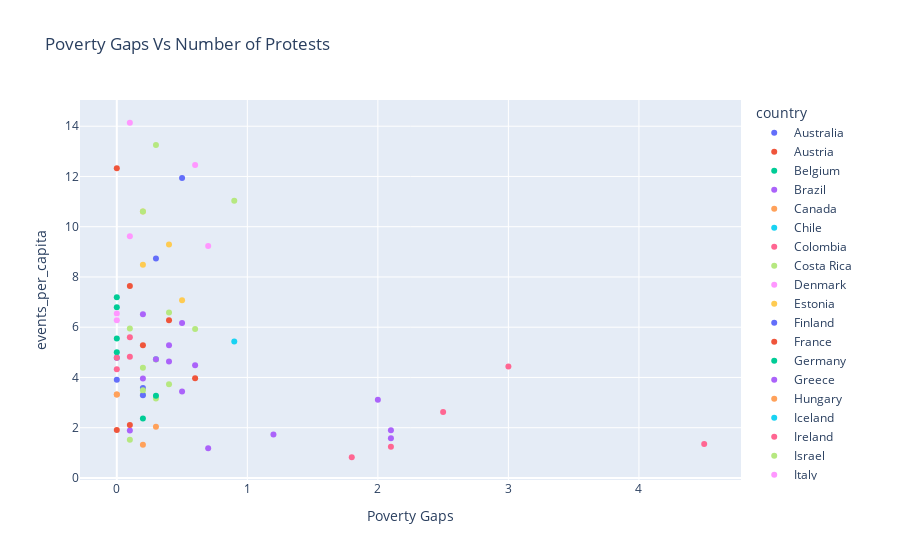

Notebook code for this chart:
### Code cell
import plotly.express as px

# Create the scatter plot using Plotly Express
fig = px.scatter(
    combined_data, 
    x='poverty_gaps',
    y='events_per_capita' ,
    color='country',
    labels={
        'event_date': 'Year',
        'poverty_gaps': 'Poverty Gaps',
    },
    title='Poverty Gaps Vs Number of Protests'
)

fig.show()

### Figure 1 — Plotly figure (JSON) as saved in the notebook; plotly's stock layout.template omitted (floating-point values rounded to 4 significant figures)
{"data": [{"hovertemplate": "country=Australia<br>Poverty Gaps=%{x}<br>events_per_capita=%{y}<extra></extra>", "legendgroup": "Australia", "marker": {"color": "#636efa", "symbol": "circle"}, "mode": "markers", "name": "Australia", "orientation": "v", "showlegend": true, "type": "scatter", "x": [null, null], "xaxis": "x", "y": [2.651, 3.053], "yaxis": "y"}, {"hovertemplate": "country=Austria<br>Poverty Gaps=%{x}<br>events_per_capita=%{y}<extra></extra>", "legendgroup": "Austria", "marker": {"color": "#EF553B", "symbol": "circle"}, "mode": "markers", "name": "Austria", "orientation": "v", "showlegend": true, "type": "scatter", "x": [0.6, 0.4, null], "xaxis": "x", "y": [3.97, 6.275, 3.252], "yaxis": "y"}, {"hovertemplate": "country=Belgium<br>Poverty Gaps=%{x}<br>events_per_capita=%{y}<extra></extra>", "legendgroup": "Belgium", "marker": {"color": "#00cc96", "symbol": "circle"}, "mode": "markers", "name": "Belgium", "orientation": "v", "showlegend": true, "type": "scatter", "x": [0, 0, null], "xaxis": "x", "y": [6.795, 7.19, 4.476], "yaxis": "y"}, {"hovertemplate": "country=Brazil<br>Poverty Gaps=%{x}<br>events_per_capita=%{y}<extra></extra>", "legendgroup": "Brazil", "marker": {"color": "#ab63fa", "symbol": "circle"}, "mode": "markers", "name": "Brazil", "orientation": "v", "showlegend": true, "type": "scatter", "x": [2, 2.1, 0.7, 2.1, 1.2], "xaxis": "x", "y": [3.116, 1.58, 1.179, 1.894, 1.731], "yaxis": "y"}, {"hovertemplate": "country=Canada<br>Poverty Gaps=%{x}<br>events_per_capita=%{y}<extra></extra>", "legendgroup": "Canada", "marker": {"color": "#FFA15A", "symbol": "circle"}, "mode": "markers", "name": "Canada", "orientation": "v", "showlegend": true, "type": "scatter", "x": [null, null], "xaxis": "x", "y": [4.424, 4.696], "yaxis": "y"}, {"hovertemplate": "country=Chile<br>Poverty Gaps=%{x}<br>events_per_capita=%{y}<extra></extra>", "legendgroup": "Chile", "marker": {"color": "#19d3f3", "symbol": "circle"}, "mode": "markers", "name": "Chile", "orientation": "v", "showlegend": true, "type": "scatter", "x": [null, null, 0.9, null, 0.3], "xaxis": "x", "y": [5.524, 8.351, 5.43, 4.514, 4.729], "yaxis": "y"}, {"hovertemplate": "country=Colombia<br>Poverty Gaps=%{x}<br>events_per_capita=%{y}<extra></extra>", "legendgroup": "Colombia", "marker": {"color": "#FF6692", "symbol": "circle"}, "mode": "markers", "name": "Colombia", "orientation": "v", "showlegend": true, "type": "scatter", "x": [1.8, 2.1, 4.5, 3, 2.5], "xaxis": "x", "y": [0.8239, 1.243, 1.347, 4.432, 2.629], "yaxis": "y"}, {"hovertemplate": "country=Costa Rica<br>Poverty Gaps=%{x}<br>events_per_capita=%{y}<extra></extra>", "legendgroup": "Costa Rica", "marker": {"color": "#B6E880", "symbol": "circle"}, "mode": "markers", "name": "Costa Rica", "orientation": "v", "showlegend": true, "type": "scatter", "x": [0.6, 0.4, 0.9, 0.4, 0.3], "xaxis": "x", "y": [5.932, 6.589, 11.03, 3.725, 3.166], "yaxis": "y"}, {"hovertemplate": "country=Denmark<br>Poverty Gaps=%{x}<br>events_per_capita=%{y}<extra></extra>", "legendgroup": "Denmark", "marker": {"color": "#FF97FF", "symbol": "circle"}, "mode": "markers", "name": "Denmark", "orientation": "v", "showlegend": true, "type": "scatter", "x": [0.1, 0.1, null], "xaxis": "x", "y": [9.62, 14.14, 6.285], "yaxis": "y"}, {"hovertemplate": "country=Estonia<br>Poverty Gaps=%{x}<br>events_per_capita=%{y}<extra></extra>", "legendgroup": "Estonia", "marker": {"color": "#FECB52", "symbol": "circle"}, "mode": "markers", "name": "Estonia", "orientation": "v", "showlegend": true, "type": "scatter", "x": [0.2, 0.2, null], "xaxis": "x", "y": [10.61, 8.49, 5.486], "yaxis": "y"}, {"hovertemplate": "country=Finland<br>Poverty Gaps=%{x}<br>events_per_capita=%{y}<extra></extra>", "legendgroup": "Finland", "marker": {"color": "#636efa", "symbol": "circle"}, "mode": "markers", "name": "Finland", "orientation": "v", "showlegend": true, "type": "scatter", "x": [0, 0, null], "xaxis": "x", "y": [3.906, 4.783, 6.209], "yaxis": "y"}, {"hovertemplate": "country=France<br>Poverty Gaps=%{x}<br>events_per_capita=%{y}<extra></extra>", "legendgroup": "France", "marker": {"color": "#EF553B", "symbol": "circle"}, "mode": "markers", "name": "France", "orientation": "v", "showlegend": true, "type": "scatter", "x": [0.1, 0, null], "xaxis": "x", "y": [7.644, 12.33, 9.447], "yaxis": "y"}, {"hovertemplate": "country=Germany<br>Poverty Gaps=%{x}<br>events_per_capita=%{y}<extra></extra>", "legendgroup": "Germany", "marker": {"color": "#00cc96", "symbol": "circle"}, "mode": "markers", "name": "Germany", "orientation": "v", "showlegend": true, "type": "scatter", "x": [null, null, null], "xaxis": "x", "y": [5.161, 5.066, 5.692], "yaxis": "y"}, {"hovertemplate": "country=Greece<br>Poverty Gaps=%{x}<br>events_per_capita=%{y}<extra></extra>", "legendgroup": "Greece", "marker": {"color": "#ab63fa", "symbol": "circle"}, "mode": "markers", "name": "Greece", "orientation": "v", "showlegend": true, "type": "scatter", "x": [0.1, 0.4, 0.5, 0.4, null], "xaxis": "x", "y": [1.891, 4.636, 6.169, 5.279, 4.162], "yaxis": "y"}, {"hovertemplate": "country=Hungary<br>Poverty Gaps=%{x}<br>events_per_capita=%{y}<extra></extra>", "legendgroup": "Hungary", "marker": {"color": "#FFA15A", "symbol": "circle"}, "mode": "markers", "name": "Hungary", "orientation": "v", "showlegend": true, "type": "scatter", "x": [0.3, 0.2, null], "xaxis": "x", "y": [2.041, 1.318, 4.304], "yaxis": "y"}, {"hovertemplate": "country=Iceland<br>Poverty Gaps=%{x}<br>events_per_capita=%{y}<extra></extra>", "legendgroup": "Iceland", "marker": {"color": "#19d3f3", "symbol": "circle"}, "mode": "markers", "name": "Iceland", "orientation": "v", "showlegend": true, "type": "scatter", "x": [null, null, null], "xaxis": "x", "y": [7.913, 7.516, 7.33], "yaxis": "y"}, {"hovertemplate": "country=Ireland<br>Poverty Gaps=%{x}<br>events_per_capita=%{y}<extra></extra>", "legendgroup": "Ireland", "marker": {"color": "#FF6692", "symbol": "circle"}, "mode": "markers", "name": "Ireland", "orientation": "v", "showlegend": true, "type": "scatter", "x": [0.1, 0, null], "xaxis": "x", "y": [5.596, 4.331, 5.442], "yaxis": "y"}, {"hovertemplate": "country=Israel<br>Poverty Gaps=%{x}<br>events_per_capita=%{y}<extra></extra>", "legendgroup": "Israel", "marker": {"color": "#B6E880", "symbol": "circle"}, "mode": "markers", "name": "Israel", "orientation": "v", "showlegend": true, "type": "scatter", "x": [0.1, 0.2, 0.2, 0.3, 0.3, 0.2, null], "xaxis": "x", "y": [1.521, 3.317, 4.391, 4.716, 13.25, 10.61, 7.711], "yaxis": "y"}, {"hovertemplate": "country=Italy<br>Poverty Gaps=%{x}<br>events_per_capita=%{y}<extra></extra>", "legendgroup": "Italy", "marker": {"color": "#FF97FF", "symbol": "circle"}, "mode": "markers", "name": "Italy", "orientation": "v", "showlegend": true, "type": "scatter", "x": [0.7, 0.6, null], "xaxis": "x", "y": [9.233, 12.46, 7.794], "yaxis": "y"}, {"hovertemplate": "country=Japan<br>Poverty Gaps=%{x}<br>events_per_capita=%{y}<extra></extra>", "legendgroup": "Japan", "marker": {"color": "#FECB52", "symbol": "circle"}, "mode": "markers", "name": "Japan", "orientation": "v", "showlegend": true, "type": "scatter", "x": [null, null, null, null, null], "xaxis": "x", "y": [1.291, 1.018, 1.2, 1.129, 1.266], "yaxis": "y"}, {"hovertemplate": "country=Latvia<br>Poverty Gaps=%{x}<br>events_per_capita=%{y}<extra></extra>", "legendgroup": "Latvia", "marker": {"color": "#636efa", "symbol": "circle"}, "mode": "markers", "name": "Latvia", "orientation": "v", "showlegend": true, "type": "scatter", "x": [0.2, 0.2, null], "xaxis": "x", "y": [3.578, 3.29, 2.501], "yaxis": "y"}, {"hovertemplate": "country=Lithuania<br>Poverty Gaps=%{x}<br>events_per_capita=%{y}<extra></extra>", "legendgroup": "Lithuania", "marker": {"color": "#EF553B", "symbol": "circle"}, "mode": "markers", "name": "Lithuania", "orientation": "v", "showlegend": true, "type": "scatter", "x": [0.1, 0.2, null], "xaxis": "x", "y": [2.111, 5.284, 2.684], "yaxis": "y"}, {"hovertemplate": "country=Luxembourg<br>Poverty Gaps=%{x}<br>events_per_capita=%{y}<extra></extra>", "legendgroup": "Luxembourg", "marker": {"color": "#00cc96", "symbol": "circle"}, "mode": "markers", "name": "Luxembourg", "orientation": "v", "showlegend": true, "type": "scatter", "x": [0, 0, null], "xaxis": "x", "y": [5.552, 5.0, 5.053], "yaxis": "y"}, {"hovertemplate": "country=Mexico<br>Poverty Gaps=%{x}<br>events_per_capita=%{y}<extra></extra>", "legendgroup": "Mexico", "marker": {"color": "#ab63fa", "symbol": "circle"}, "mode": "markers", "name": "Mexico", "orientation": "v", "showlegend": true, "type": "scatter", "x": [0.5, null, 0.6, null, 0.3], "xaxis": "x", "y": [3.444, 3.853, 4.484, 4.852, 4.721], "yaxis": "y"}, {"hovertemplate": "country=Netherlands<br>Poverty Gaps=%{x}<br>events_per_capita=%{y}<extra></extra>", "legendgroup": "Netherlands", "marker": {"color": "#FFA15A", "symbol": "circle"}, "mode": "markers", "name": "Netherlands", "orientation": "v", "showlegend": true, "type": "scatter", "x": [0, 0, null], "xaxis": "x", "y": [3.325, 3.325, 3.988], "yaxis": "y"}, {"hovertemplate": "country=Norway<br>Poverty Gaps=%{x}<br>events_per_capita=%{y}<extra></extra>", "legendgroup": "Norway", "marker": {"color": "#19d3f3", "symbol": "circle"}, "mode": "markers", "name": "Norway", "orientation": "v", "showlegend": true, "type": "scatter", "x": [null, null, null], "xaxis": "x", "y": [5.465, 5.676, 8.832], "yaxis": "y"}, {"hovertemplate": "country=Poland<br>Poverty Gaps=%{x}<br>events_per_capita=%{y}<extra></extra>", "legendgroup": "Poland", "marker": {"color": "#FF6692", "symbol": "circle"}, "mode": "markers", "name": "Poland", "orientation": "v", "showlegend": true, "type": "scatter", "x": [0.1, 0, null], "xaxis": "x", "y": [4.821, 4.784, 3.129], "yaxis": "y"}, {"hovertemplate": "country=Portugal<br>Poverty Gaps=%{x}<br>events_per_capita=%{y}<extra></extra>", "legendgroup": "Portugal", "marker": {"color": "#B6E880", "symbol": "circle"}, "mode": "markers", "name": "Portugal", "orientation": "v", "showlegend": true, "type": "scatter", "x": [0.2, 0.1, null], "xaxis": "x", "y": [3.486, 5.945, 3.18], "yaxis": "y"}, {"hovertemplate": "country=Slovenia<br>Poverty Gaps=%{x}<br>events_per_capita=%{y}<extra></extra>", "legendgroup": "Slovenia", "marker": {"color": "#FF97FF", "symbol": "circle"}, "mode": "markers", "name": "Slovenia", "orientation": "v", "showlegend": true, "type": "scatter", "x": [0, 0, null], "xaxis": "x", "y": [6.278, 6.546, 3.03], "yaxis": "y"}, {"hovertemplate": "country=Spain<br>Poverty Gaps=%{x}<br>events_per_capita=%{y}<extra></extra>", "legendgroup": "Spain", "marker": {"color": "#FECB52", "symbol": "circle"}, "mode": "markers", "name": "Spain", "orientation": "v", "showlegend": true, "type": "scatter", "x": [0.5, 0.4, null], "xaxis": "x", "y": [7.068, 9.29, 7.987], "yaxis": "y"}, {"hovertemplate": "country=Sweden<br>Poverty Gaps=%{x}<br>events_per_capita=%{y}<extra></extra>", "legendgroup": "Sweden", "marker": {"color": "#636efa", "symbol": "circle"}, "mode": "markers", "name": "Sweden", "orientation": "v", "showlegend": true, "type": "scatter", "x": [0.3, 0.5, null], "xaxis": "x", "y": [8.731, 11.94, 14.05], "yaxis": "y"}, {"hovertemplate": "country=Switzerland<br>Poverty Gaps=%{x}<br>events_per_capita=%{y}<extra></extra>", "legendgroup": "Switzerland", "marker": {"color": "#EF553B", "symbol": "circle"}, "mode": "markers", "name": "Switzerland", "orientation": "v", "showlegend": true, "type": "scatter", "x": [0, null, null], "xaxis": "x", "y": [1.91, 2.493, 2.119], "yaxis": "y"}, {"hovertemplate": "country=United Kingdom<br>Poverty Gaps=%{x}<br>events_per_capita=%{y}<extra></extra>", "legendgroup": "United Kingdom", "marker": {"color": "#00cc96", "symbol": "circle"}, "mode": "markers", "name": "United Kingdom", "orientation": "v", "showlegend": true, "type": "scatter", "x": [0.3, 0.2, null], "xaxis": "x", "y": [3.274, 2.365, 2.606], "yaxis": "y"}, {"hovertemplate": "country=United States<br>Poverty Gaps=%{x}<br>events_per_capita=%{y}<extra></extra>", "legendgroup": "United States", "marker": {"color": "#ab63fa", "symbol": "circle"}, "mode": "markers", "name": "United States", "orientation": "v", "showlegend": true, "type": "scatter", "x": [0.2, 0.2, null], "xaxis": "x", "y": [6.511, 3.96, 3.655], "yaxis": "y"}], "layout": {"legend": {"title": {"text": "country"}, "tracegroupgap": 0}, "title": {"text": "Poverty Gaps Vs Number of Protests"}, "xaxis": {"anchor": "y", "domain": [0, 1], "title": {"text": "Poverty Gaps"}}, "yaxis": {"anchor": "x", "domain": [0, 1], "title": {"text": "events_per_capita"}}}}
